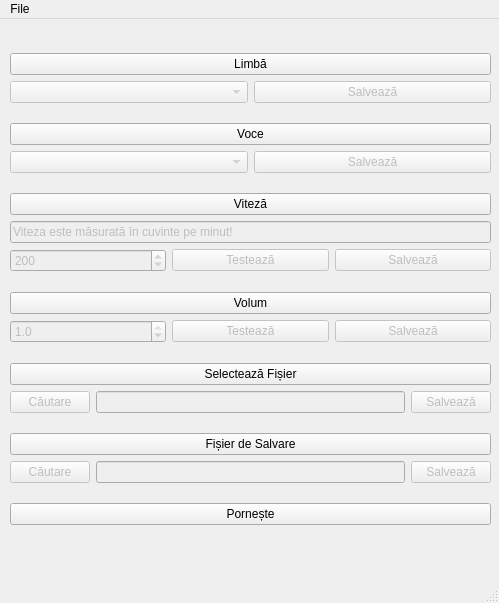
<?xml version="1.0" encoding="UTF-8"?>
<ui version="4.0">
 <class>MainWindow</class>
 <widget class="QMainWindow" name="MainWindow">
  <property name="geometry">
   <rect>
    <x>0</x>
    <y>0</y>
    <width>499</width>
    <height>603</height>
   </rect>
  </property>
  <property name="windowTitle">
   <string>MainWindow</string>
  </property>
  <widget class="QWidget" name="centralwidget">
   <widget class="QWidget" name="layoutWidget">
    <property name="geometry">
     <rect>
      <x>10</x>
      <y>20</y>
      <width>481</width>
      <height>503</height>
     </rect>
    </property>
    <layout class="QVBoxLayout" name="verticalLayout_7">
     <item>
      <layout class="QVBoxLayout" name="verticalLayout_6">
       <item>
        <widget class="QPushButton" name="pushButton_10">
         <property name="text">
          <string>Limbă</string>
         </property>
        </widget>
       </item>
       <item>
        <layout class="QHBoxLayout" name="horizontalLayout_5">
         <item>
          <widget class="QComboBox" name="comboBox">
           <property name="enabled">
            <bool>false</bool>
           </property>
           <property name="locale">
            <locale language="Romanian" country="Romania"/>
           </property>
          </widget>
         </item>
         <item>
          <widget class="QPushButton" name="pushButton_13">
           <property name="enabled">
            <bool>false</bool>
           </property>
           <property name="text">
            <string>Salvează</string>
           </property>
          </widget>
         </item>
        </layout>
       </item>
      </layout>
     </item>
     <item>
      <layout class="QVBoxLayout" name="verticalLayout_5">
       <item>
        <widget class="QPushButton" name="pushButton_11">
         <property name="text">
          <string>Voce</string>
         </property>
        </widget>
       </item>
       <item>
        <layout class="QHBoxLayout" name="horizontalLayout_6">
         <item>
          <widget class="QComboBox" name="comboBox_2">
           <property name="enabled">
            <bool>false</bool>
           </property>
          </widget>
         </item>
         <item>
          <widget class="QPushButton" name="pushButton_14">
           <property name="enabled">
            <bool>false</bool>
           </property>
           <property name="text">
            <string>Salvează</string>
           </property>
          </widget>
         </item>
        </layout>
       </item>
      </layout>
     </item>
     <item>
      <layout class="QVBoxLayout" name="verticalLayout">
       <item>
        <widget class="QPushButton" name="pushButton_5">
         <property name="text">
          <string>Viteză</string>
         </property>
        </widget>
       </item>
       <item>
        <widget class="QLineEdit" name="lineEdit_3">
         <property name="enabled">
          <bool>false</bool>
         </property>
         <property name="text">
          <string>Viteza este măsurată în cuvinte pe minut!</string>
         </property>
         <property name="frame">
          <bool>true</bool>
         </property>
         <property name="readOnly">
          <bool>true</bool>
         </property>
        </widget>
       </item>
       <item>
        <layout class="QHBoxLayout" name="horizontalLayout_2">
         <item>
          <widget class="QSpinBox" name="spinBox">
           <property name="enabled">
            <bool>false</bool>
           </property>
           <property name="wrapping">
            <bool>true</bool>
           </property>
           <property name="minimum">
            <number>1</number>
           </property>
           <property name="maximum">
            <number>500</number>
           </property>
           <property name="value">
            <number>200</number>
           </property>
           <property name="displayIntegerBase">
            <number>10</number>
           </property>
          </widget>
         </item>
         <item>
          <widget class="QPushButton" name="pushButton_2">
           <property name="enabled">
            <bool>false</bool>
           </property>
           <property name="text">
            <string>Testează</string>
           </property>
          </widget>
         </item>
         <item>
          <widget class="QPushButton" name="pushButton">
           <property name="enabled">
            <bool>false</bool>
           </property>
           <property name="text">
            <string>Salvează</string>
           </property>
          </widget>
         </item>
        </layout>
       </item>
      </layout>
     </item>
     <item>
      <layout class="QVBoxLayout" name="verticalLayout_2">
       <item>
        <widget class="QPushButton" name="pushButton_6">
         <property name="text">
          <string>Volum</string>
         </property>
        </widget>
       </item>
       <item>
        <layout class="QHBoxLayout" name="horizontalLayout">
         <item>
          <widget class="QDoubleSpinBox" name="doubleSpinBox">
           <property name="enabled">
            <bool>false</bool>
           </property>
           <property name="decimals">
            <number>1</number>
           </property>
           <property name="maximum">
            <double>1.000000000000000</double>
           </property>
           <property name="singleStep">
            <double>0.100000000000000</double>
           </property>
           <property name="value">
            <double>1.000000000000000</double>
           </property>
          </widget>
         </item>
         <item>
          <widget class="QPushButton" name="pushButton_3">
           <property name="enabled">
            <bool>false</bool>
           </property>
           <property name="text">
            <string>Testează</string>
           </property>
          </widget>
         </item>
         <item>
          <widget class="QPushButton" name="pushButton_4">
           <property name="enabled">
            <bool>false</bool>
           </property>
           <property name="text">
            <string>Salvează</string>
           </property>
          </widget>
         </item>
        </layout>
       </item>
      </layout>
     </item>
     <item>
      <layout class="QVBoxLayout" name="verticalLayout_4">
       <item>
        <widget class="QPushButton" name="pushButton_8">
         <property name="text">
          <string>Selectează Fișier</string>
         </property>
        </widget>
       </item>
       <item>
        <layout class="QHBoxLayout" name="horizontalLayout_4">
         <item>
          <widget class="QPushButton" name="pushButton_9">
           <property name="enabled">
            <bool>false</bool>
           </property>
           <property name="text">
            <string>Căutare</string>
           </property>
          </widget>
         </item>
         <item>
          <widget class="QLineEdit" name="lineEdit">
           <property name="enabled">
            <bool>false</bool>
           </property>
          </widget>
         </item>
         <item>
          <widget class="QPushButton" name="pushButton_12">
           <property name="enabled">
            <bool>false</bool>
           </property>
           <property name="text">
            <string>Salvează</string>
           </property>
          </widget>
         </item>
        </layout>
       </item>
      </layout>
     </item>
     <item>
      <layout class="QVBoxLayout" name="verticalLayout_3">
       <item>
        <widget class="QPushButton" name="pushButton_15">
         <property name="text">
          <string>Fișier de Salvare</string>
         </property>
        </widget>
       </item>
       <item>
        <layout class="QHBoxLayout" name="horizontalLayout_3">
         <item>
          <widget class="QPushButton" name="pushButton_16">
           <property name="enabled">
            <bool>false</bool>
           </property>
           <property name="text">
            <string>Căutare</string>
           </property>
          </widget>
         </item>
         <item>
          <widget class="QLineEdit" name="lineEdit_2">
           <property name="enabled">
            <bool>false</bool>
           </property>
          </widget>
         </item>
         <item>
          <widget class="QPushButton" name="pushButton_17">
           <property name="enabled">
            <bool>false</bool>
           </property>
           <property name="text">
            <string>Salvează</string>
           </property>
          </widget>
         </item>
        </layout>
       </item>
      </layout>
     </item>
     <item>
      <widget class="QPushButton" name="pushButton_7">
       <property name="text">
        <string>Pornește</string>
       </property>
      </widget>
     </item>
    </layout>
   </widget>
  </widget>
  <widget class="QMenuBar" name="menubar">
   <property name="geometry">
    <rect>
     <x>0</x>
     <y>0</y>
     <width>499</width>
     <height>26</height>
    </rect>
   </property>
   <widget class="QMenu" name="menuFile">
    <property name="title">
     <string>File</string>
    </property>
   </widget>
   <addaction name="menuFile"/>
  </widget>
  <widget class="QStatusBar" name="statusbar"/>
  <action name="actionClose">
   <property name="text">
    <string>Close</string>
   </property>
  </action>
 </widget>
 <resources/>
 <connections/>
</ui>
